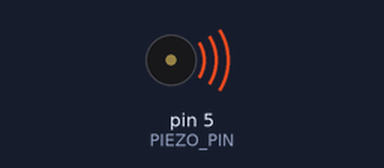
A sketch run on a simulated Arduino Uno, built with avr-gcc and run on an emulated ATmega328P. On the bench: buzzer (waves = sounding).

Above: at 0.2 s.
Timing chart, 0 to 9.1 s (numbered marks = the images above):
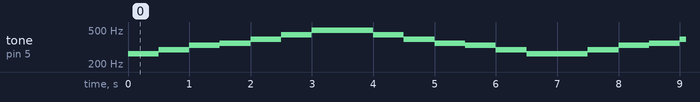

The sketch:

uno_pwm_piezo.ino
```cpp
#define PIEZO_PIN  5      // Pin connected to the piezo buzzer.

// Define list of tone frequencies to play.
int toneFreq[] = { 262,   // C4
                   294,   // D4
                   330,   // E4
                   349,   // F4
                   392,   // G4
                   440,   // A4
                   494 }; // B4
int toneCount = sizeof(toneFreq)/sizeof(int);

void setup() {
  // No setup necessary!
}

void loop() {
  // Loop up through all the tones from start to finish.
  for (int i=0; i < toneCount; ++i) {
    tone(PIEZO_PIN, toneFreq[i]);
    delay(500);  // Pause for half a second.
  }
  // Loop down through all the tones from finish to start again.
  for (int i=toneCount-1; i >= 0; --i) {
    tone(PIEZO_PIN, toneFreq[i]);
    delay(500);
  }
  // Remember you can stop tone playback with the noTone function:
  // noTone(PIEZEO_PIN);
}
```

Measured:
- by itself, tone on pin 5 (PIEZO_PIN): repeats every 7.0 s: 294 Hz 0.50 s, 330 Hz 0.50 s, 349 Hz 0.50 s, 392 Hz 0.50 s, 440 Hz 0.50 s, 494 Hz 1.0 s, 440 Hz 0.50 s, 392 Hz 0.50 s, 349 Hz 0.50 s, 330 Hz 0.50 s, 294 Hz 0.50 s, 262 Hz 1.0 s
